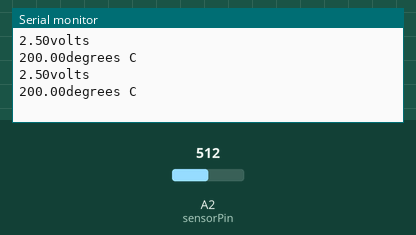
Bench run of a sketch on a simulated Arduino Uno, built with avr-gcc and run on an emulated ATmega328P. Shown: the last lines printed to the serial monitor. Inputs (shaded band) come from the test bench; at power-on: A2 (sensorPin) = 512.

Above: at 1.8 s.
1.9 s: A2 (sensorPin) set to 716
At 2.6 s:
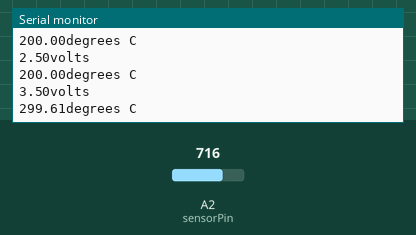
3.4 s: A2 (sensorPin) set to 900
At 4.8 s:
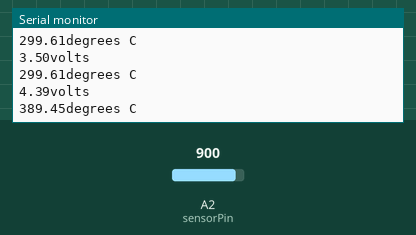
Timing chart, 0 to 6.4 s (numbered marks = the images above; inputs shaded):
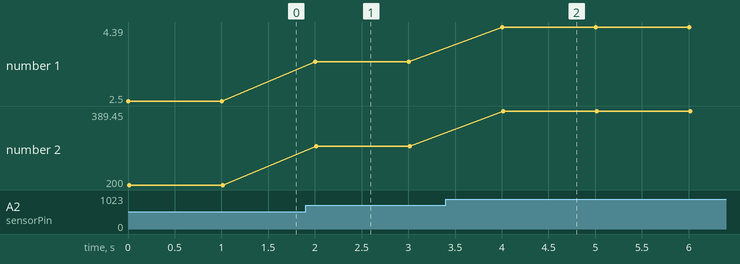

Measured:
- after the input at 1.9 s, the serial monitor: prints a new line after 0.10 s (image 1)
- after the input at 3.4 s, the serial monitor: prints a new line after 0.60 s (image 2)
- plotted number 1: 2.5 → 3.5 after the input at 1.9 s, 3.5 → 4.39 after the input at 3.4 s
- plotted number 2: 200 → 299.61 after the input at 1.9 s, 299.61 → 389.45 after the input at 3.4 s

The sketch:

PT100_incorrect_value_no_Resistor.ino
```cpp
int sensorPin = A2;


void setup()
{
  Serial.begin(9600);
  pinMode(sensorPin, INPUT);
}

void loop()
{
int reading = analogRead(sensorPin);
float voltage = reading *5.0;     //convert sensor data to voltage
voltage /= 1024.0;
Serial.print(voltage);
Serial.println("volts");  //print voltage on serial monitor

float temperatureC=(voltage-0.5)*100;    // convert voltage to temp
Serial.print(temperatureC);
Serial.println("degrees C"); //print temp to serial monitor

// if(temperatureC >XXXX){
//    digitalWrite(ledPin, HIGH);
//    delay(1000);
//    digitalWrite(ledpin, LOW);
//    delay(1000);
// }
// else{
//    digitalWrite(ledPin, Low);
// }

delay(1000);


}
```
